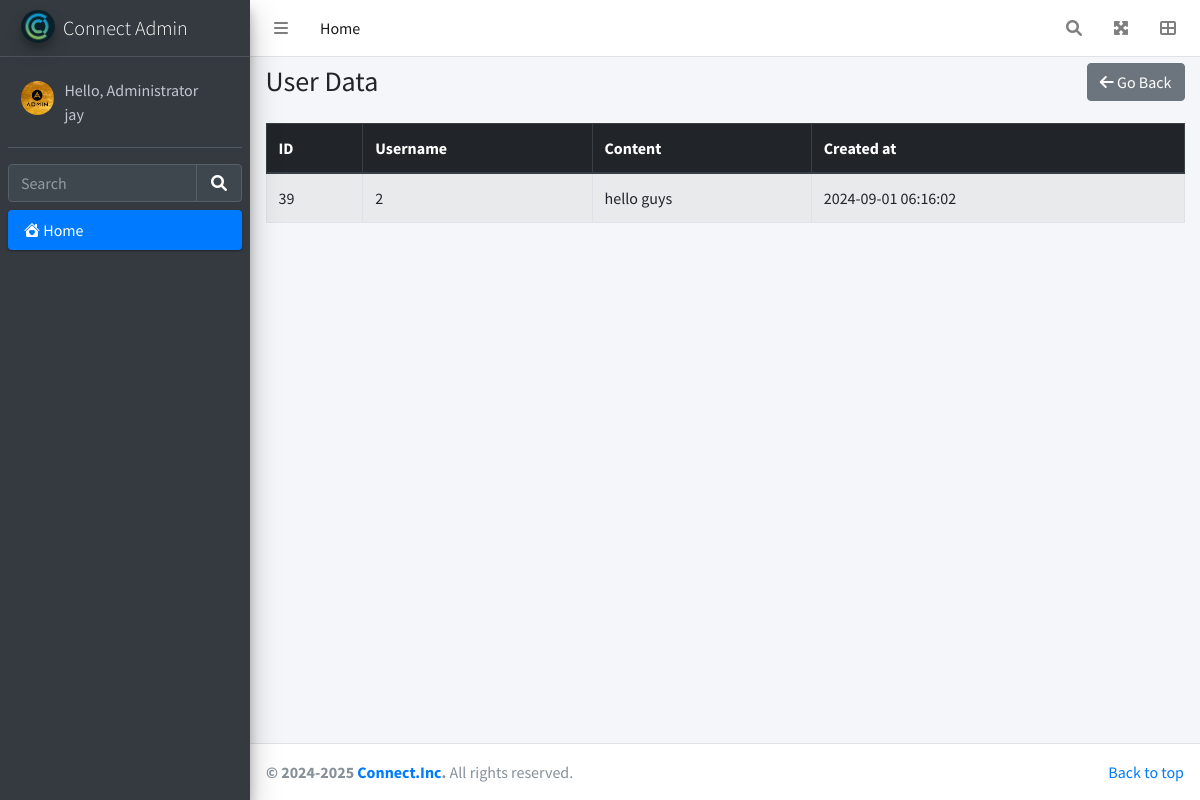
The app's page /user_about_data.php (signed in) with its own data.
### tables this page shows
CREATE TABLE `loginsystem` (
  `id` int NOT NULL,
  `profile_picture` varchar(255) DEFAULT NULL,
  `unm` varchar(50) NOT NULL,
  `pwd` varchar(50) NOT NULL,
  `cpwd` varchar(50) NOT NULL,
  `no` varchar(10) NOT NULL,
  `age` varchar(3) NOT NULL,
  `rd1` varchar(10) NOT NULL,
  `role` varchar(255) DEFAULT NULL
);

CREATE TABLE `user_about` (
  `id` int NOT NULL,
  `user_id` int NOT NULL,
  `content` text NOT NULL,
  `created_at` timestamp NULL DEFAULT CURRENT_TIMESTAMP
);

### user_about_data.php (the view, shortened to what this page needs)
<?php
include "config.php";
$id = $_SESSION['id'];
$sql = "SELECT unm FROM loginsystem WHERE id='$id'";
$result = $con->query($sql);
$adminName = "";
if ($result && $result->num_rows > 0) {
    $row = $result->fetch_assoc();
    $adminName = htmlspecialchars($row['unm']);
}
?>
<!DOCTYPE html>
<html lang="en">
<head>
  <link rel="stylesheet" href="https://cdn.jsdelivr.net/npm/bootstrap-icons@1.11.3/font/bootstrap-icons.min.css">
  <link rel="stylesheet" href="css/all.min.css">
  <link rel="stylesheet" href="https://cdnjs.cloudflare.com/ajax/libs/font-awesome/6.0.0-beta3/css/all.min.css">
  <link rel="stylesheet" href="css/adminlte.min.css">
</head>
<body class="hold-transition sidebar-mini">
<div class="wrapper">
  <nav class="main-header navbar navbar-expand navbar-white navbar-light">
    <ul class="navbar-nav">
      <li class="nav-item">
        <a class="nav-link" data-widget="pushmenu" href="#" role="button"><i class="fas fa-bars"></i></a>
      </li>
      <li class="nav-item d-none d-sm-inline-block">
        <a href="#" class="nav-link active">Home</a>
      </li>
    </ul>
    <ul class="navbar-nav ml-auto">
      <li class="nav-item">
        <a class="nav-link" data-widget="navbar-search" href="#" role="button">
          <i class="fas fa-search"></i>
        </a>
      </li>
      <li class="nav-item">
        <a class="nav-link" data-widget="fullscreen" href="#" role="button">
          <i class="fas fa-expand-arrows-alt"></i>
        </a>
      </li>
      <li class="nav-item">
        <a class="nav-link" data-widget="control-sidebar" data-slide="true" href="#" role="button">
          <i class="fas fa-th-large"></i>
        </a>
      </li>
    </ul>
  </nav>
  <aside class="main-sidebar sidebar-dark-primary elevation-4">
    <a href="#" class="brand-link">
      <img src="images/logo.png" alt="Logo" id="logo1" class="brand-image img-circle elevation-3" style="opacity: .8">
      <span class="brand-text font-weight-light">Connect Admin</span>
    </a>
    <div class="sidebar">
      <div class="user-panel mt-3 pb-3 mb-3 d-flex">
        <div class="image">
          <img src="./images/adminlogo.png" class="img-circle elevation-6 mt-2" alt="User Image">
        </div>
        <div class="info" id="adminName">
          <a href="#" class="d-block">Hello, Administrator<br><?php echo $adminName; ?></a>
        </div>
      </div>
      <div class="form-inline">
        <div class="input-group" data-widget="sidebar-search">
          <input class="form-control form-control-sidebar" type="search" placeholder="Search" aria-label="Search">
          <div class="input-group-append">
            <button class="btn btn-sidebar">
              <i class="fas fa-search fa-fw"></i>
            </button>
          </div>
        </div>
      </div>
      <nav class="mt-2">
        <ul class="nav nav-pills nav-sidebar flex-column" data-widget="treeview" role="menu" data-accordion="false">
          <li class="nav-item">
            <a href="#" class="nav-link active">
              <i class="bi bi-house-heart-fill"></i>
              <p>Home</p>
            </a>
          </li>
        </ul>
      </nav>
    </div>
  </aside>
  <div class="content-wrapper">
    <section class="content">
      <div class="container-fluid">
        <div class="d-flex-between mb-3">
          <h3 class="mt-2">User Data</h3>
          <a href="indexadmin.php" class="btn btn-secondary btn-go-back">
            <i class="fas fa-arrow-left"></i> Go Back
          </a>
        </div>
        <?php
          include "config.php";
          $sql = "SELECT id, user_id, content, created_at FROM user_about";
          $result = $con->query($sql);
          if ($result && $result->num_rows > 0) {
            echo "<table class='table table-bordered table-striped'>";
            echo "<thead class='thead-dark'><tr>";
            echo "<th>ID</th>";
            echo "<th>Username</th>";
            echo "<th>Content</th>";
            echo "<th>Created at</th>";
            echo "</tr></thead><tbody>";
            while($row = $result->fetch_assoc()) {
              echo "<tr>";
              echo "<td>" . htmlspecialchars($row['id']) . "</td>";
              echo "<td>" . htmlspecialchars($row['user_id']) . "</td>";
              echo "<td>" . htmlspecialchars($row['content']) . "</td>";
              echo "<td>" . htmlspecialchars($row['created_at']) . "</td>";
              echo "</tr>";
            }
            echo "</tbody></table>";
          } else {
            echo "<div class='alert alert-info'>No users found.</div>";
          }
        ?>
      </div>
    </section>
  </div>
  <footer class="main-footer">
    <div class="float-right d-none d-sm-inline">
      <a href="#" style="float:right;">Back to top</a>
    </div>
    <strong>&copy; 2024-2025 <a href="https://adminlte.io">Connect.Inc</a>.</strong> All rights reserved.
  </footer>
</div>
</body>
</html>

### user_about_data.php (style rules this page uses)
#logo1 { animation: spin 7s infinite linear; }
.d-flex-between { display: flex; justify-content: space-between; align-items: center; }
.btn-go-back { margin-left: auto; }

### records on screen
loginsystem: unm "jay"
user_about: id "39", user "2", content "hello guys", created_at "2024-09-01 06:16:02"
